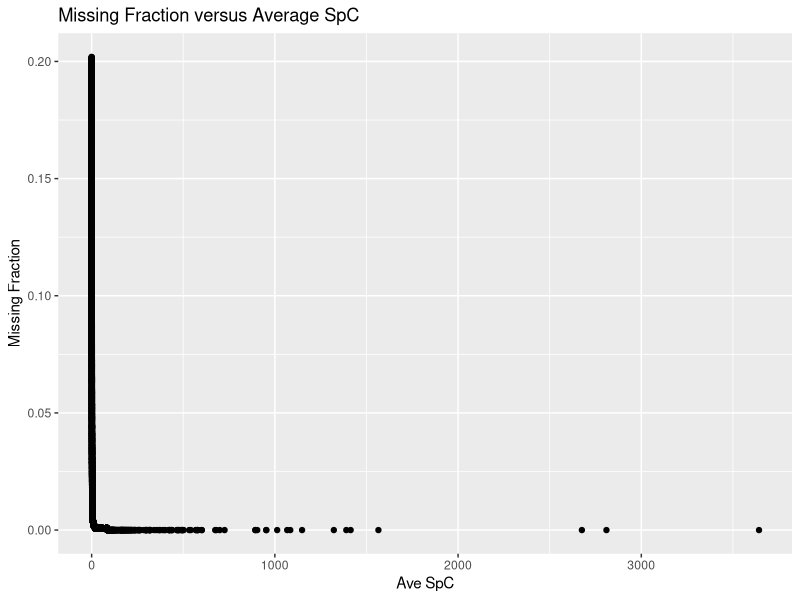
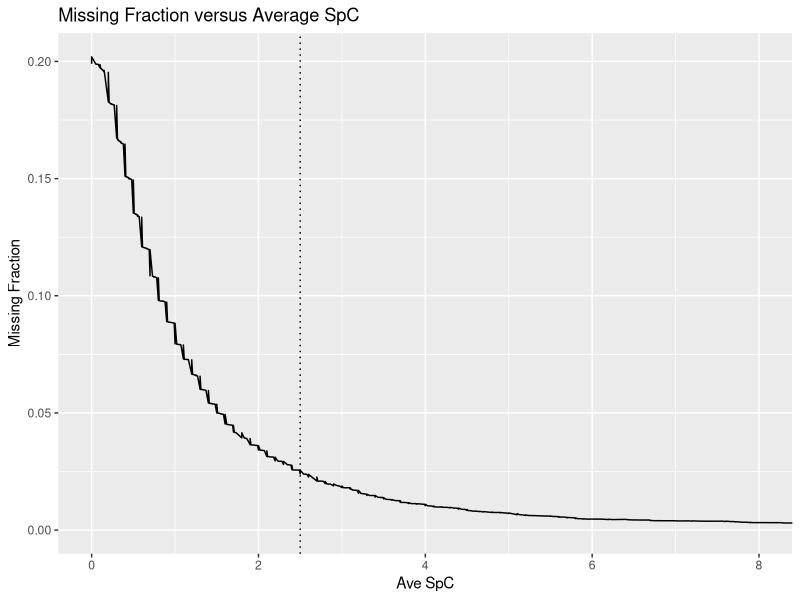
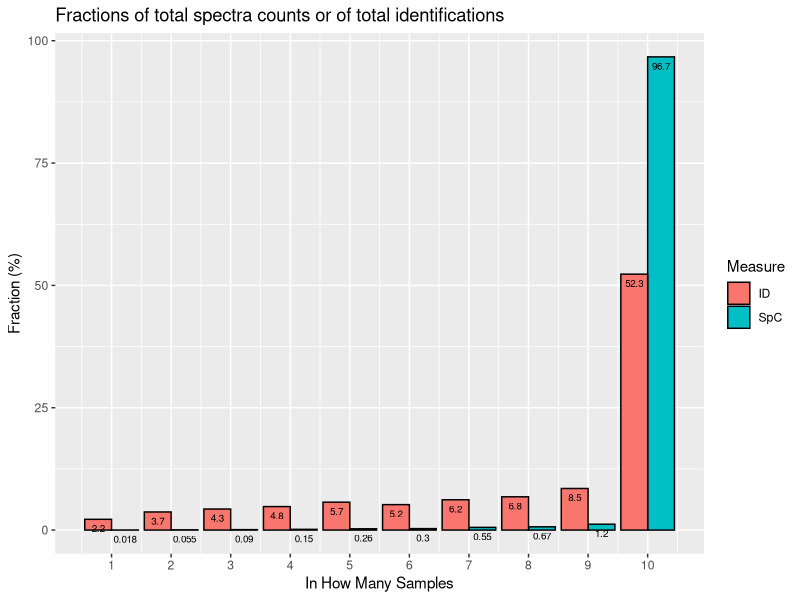
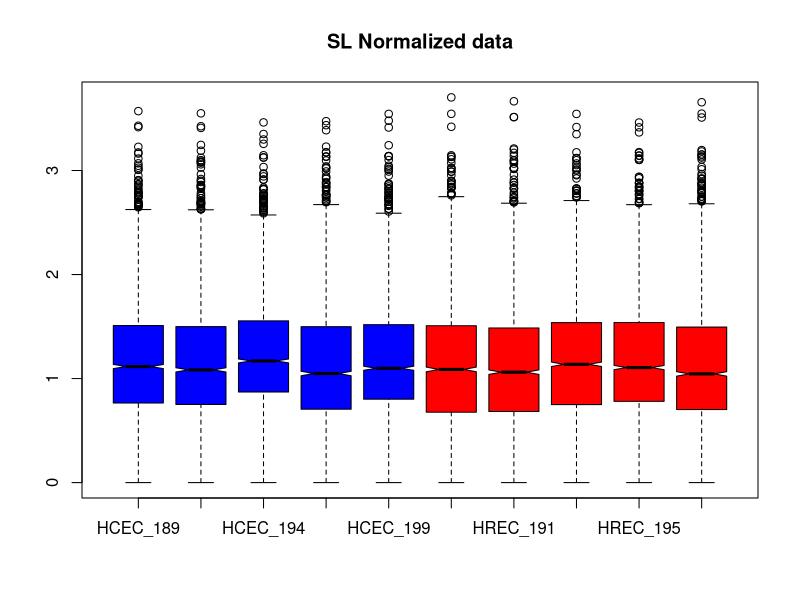
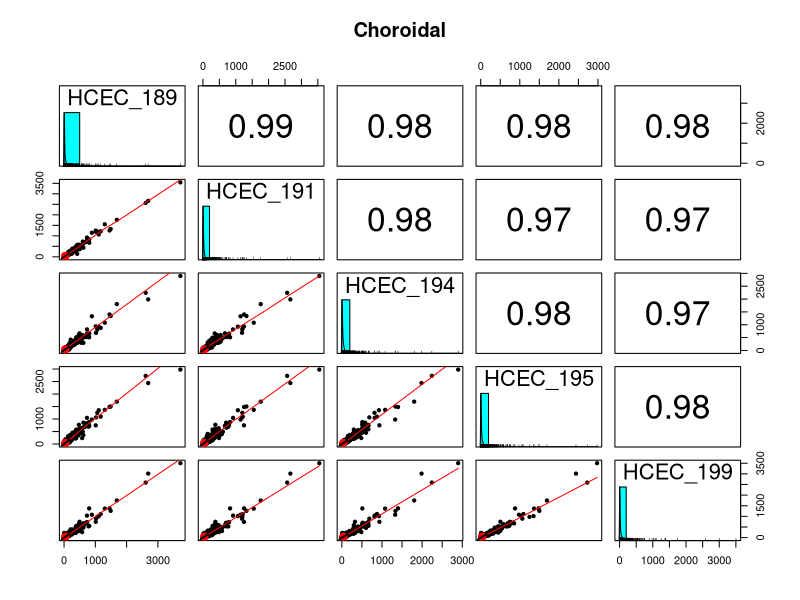
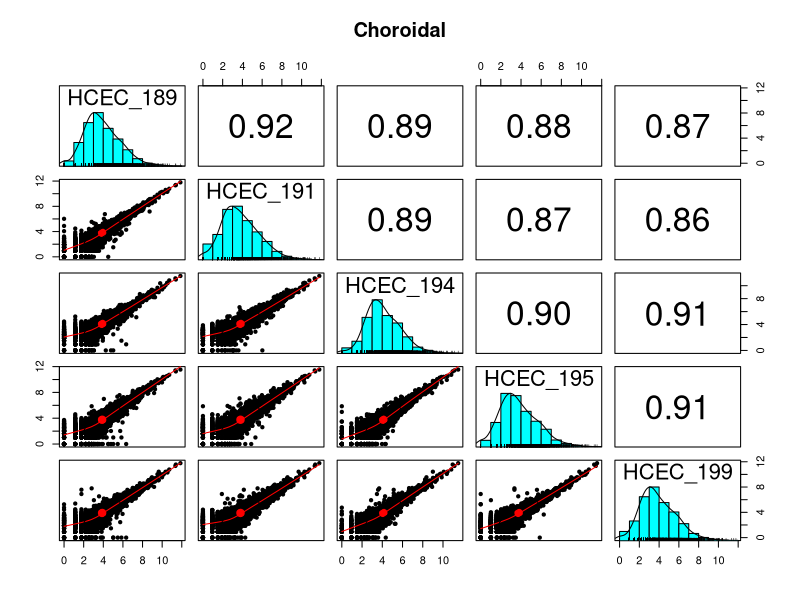
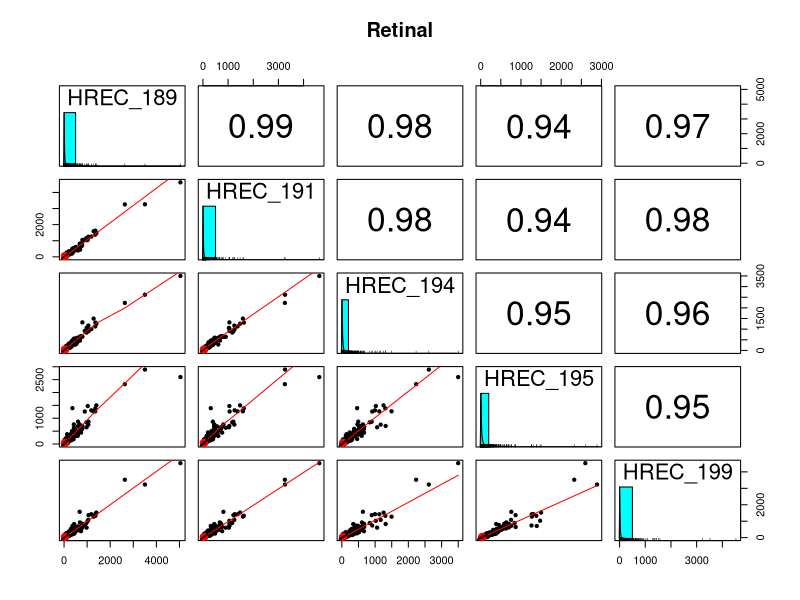
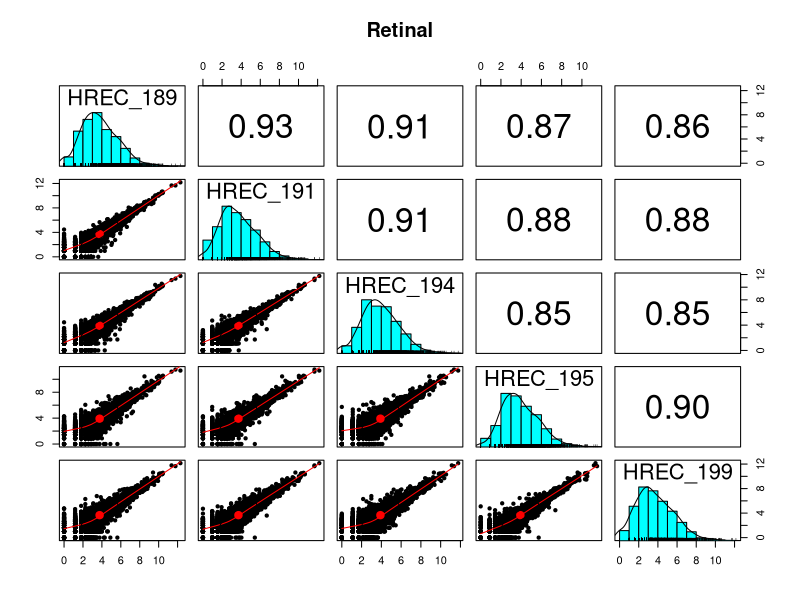

Here is the R script that generated these plots, in order:

library("tidyverse")
library("edgeR")
library("limma")
library("psych")
library("gridExtra")
library("stringr")
library("scales")

# read in the data
temp <- read_tsv("ave_missing.txt")

# make a basic plot
ggplot(temp, aes(x = Ave, y = FracMissing)) +
  geom_point() +
  ggtitle("Missing Fraction versus Average SpC") + 
  labs(x = "Ave SpC", y = "Missing Fraction")

# expanded x-axis plot
ggplot(temp, aes(x = Ave, y = FracMissing)) +
  geom_line() + 
  coord_cartesian(xlim = c(0, 8)) +
  ggtitle("Missing Fraction versus Average SpC") + 
  labs( x = "Ave SpC", y = "Missing Fraction") + 
  geom_vline(xintercept = 2.5, linetype = "dotted")

# read in the prepped data
paw_spc <- read_tsv("edgeR_input.txt")

# save accessions in vector and remove from data table
accession <- paw_spc$Accession
paw_spc <- select(paw_spc, -Accession)
head(paw_spc)
nrow(paw_spc)

# read in short table
freq <- read_tsv("Fractions_SpC_ID.txt")

# make a bar plot to summarize the data
ggplot(freq, aes(InHowMany, Fraction, fill = Measure)) +
  geom_bar(stat = "identity", color = "black", position = position_dodge()) +
  geom_text(aes(label = Fraction), vjust = 1.6, color = "black",
            position = position_dodge(0.9), size = 2.5) +
  scale_x_continuous( breaks = 1:10) +
  ggtitle("Fractions of total spectra counts or of total identifications") +
  xlab("In How Many Samples") + ylab("Fraction (%)")

# function for simple normalization
SL_Norm <- function(df, color = NULL, plot = TRUE) {
    # This makes each channel sum to the average grand total
        # df - data frame of TMT intensities
        # returns a new data frame with normalized values
    
    # compute scaling factors to make colsums match the average sum
    norm_facs <- mean(c(colSums(df))) / colSums(df)
    cat("SL Factors:\n", sprintf("%-5s -> %f\n", colnames(df), norm_facs))
    df_sl  <- sweep(df, 2, norm_facs, FUN = "*")
    
    # visualize results and return data frame
    if(plot == TRUE) {
        boxplot(log10(df_sl + 1), col = color, notch = TRUE, main = "SL Normalized data")
    }
    df_sl
}

# normalize the data before plotting
color <- c(rep('blue', 5), rep('red', 5))
paw_sl <- SL_Norm(paw_spc, color)

# shortcuts for the cell types
C <- 1:5
R <- 6:10

pairs.panels(paw_sl[C], main = "Choroidal")
pairs.panels(log2(paw_sl[C]+1), main = "Choroidal")
pairs.panels(paw_sl[R], main = "Retinal")
pairs.panels(log2(paw_sl[R]+1), main = "Retinal")

# load the data into edgeR data structures
# group labels need to be factors
y <- DGEList(counts = paw_spc, genes = accession)

# run the TMM normalization (and library size corrections)
y <- calcNormFactors(y)

apply_tmm_factors <- function(y, color = NULL, plot = TRUE) {
    # computes the tmm normalized data from the DGEList object
        # y - DGEList object
        # returns a dataframe with normalized intensities
    
    # compute grand total (library size) scalings
    lib_facs <- mean(y$samples$lib.size) / y$samples$lib.size

    # the TMM factors are library adjustment factors (so divide by them)
    norm_facs <- lib_facs / y$samples$norm.factors
    cat("Overall Factors (lib.size+TMM):\n", sprintf("%-5s -> %f\n", 
                                                     colnames(y$counts), norm_facs))

    # compute the normalized data as a new data frame
    df_tmm <- as.data.frame(sweep(y$counts, 2, norm_facs, FUN = "*"))
    colnames(df_tmm) <- str_c(colnames(y$counts), "_tmm")
    
    # visualize results and return data frame
    if(plot == TRUE) {
        boxplot(log10(df_tmm + 1), col = color, notch = TRUE, main = "TMM Normalized data")
    }
    df_tmm
}

paw_spc_tmm <- apply_tmm_factors(y, color)

# check clustering
plotMDS(y, col = color, main = "Retina vs Choroid")

CV <- function(df) {
    # Computes CVs of data frame rows
        # df - data frame, 
        # returns vector of CVs (%)
    ave <- rowMeans(df)    # compute averages
    sd <- apply(df, 1, sd) # compute standard deviations
    cv <- 100 * sd / ave   # compute CVs in percent (last thing gets returned)
}

labeled_boxplot <- function(df, ylim, title) {
    # Makes a box plot with the median value labeled
        # df - data frame with data to compute CVs of
        # ylim - upper limit for y-axis
        # title - plot title
    cv = CV(df)
    boxplot(cv, ylim = c(0, ylim), notch = TRUE, main = title)
    text(x = 0.65, y = boxplot.stats(cv)$stats[3], 
         labels = round(boxplot.stats(cv)$stats[3], 1))
}

# see what effect TMM had on CV distributions
par(mfrow = c(2, 2))
labeled_boxplot(paw_spc[C], 150, "Choroid before")
labeled_boxplot(paw_spc[R], 150, "Retina before")
labeled_boxplot(paw_spc_tmm[C], 150, "Choroid after")
labeled_boxplot(paw_spc_tmm[R], 150, "Retina after")
par(mfrow = c(1, 1))

group <- factor(c(rep("C", 5), rep("R", 5)))
yy <-  DGEList(counts = paw_spc, group = group, genes = accession)
yy <- calcNormFactors(yy)
yy <- estimateDisp(yy)
et <- exactTest(yy)
topTags(et)$table
summary(decideTests(et, p.value = 0.10))

# create the experimental design matrix
donor <- factor(rep(c(189, 191, 194, 195, 199), 2))
cell <- factor(c(rep("C", 5), rep("R", 5)))

# Example 4.1 in edgeR user's guide
design <- model.matrix(~donor+cell)
rownames(design) <- colnames(y)
design

# extimate the dispersion parameters and check
y <- estimateDisp(y, design, robust = TRUE)
y$common.dispersion
plotBCV(y, main = "Variance Trends")

# fit statistical models (design matrix already in y$design)
fit <- glmQLFit(y, design, robust = TRUE)
plotQLDisp(fit)

# if we do not specify a contrast, the default is the last column
# of the design matrix - a C versus R comparison
paired <- glmQLFTest(fit) # default comparison

# check test results
topTags(paired)$table
tt <- topTags(paired, n = Inf, sort.by = "none")$table
summary(decideTests(paired, p.value = 0.10))

collect_results <- function(df, tt, x, xlab, y, ylab) {
    # Computes new columns and extracts some columns to make results frame
        # df - data in data.frame
        # tt - top tags from edgeR test
        # x - columns for first condition
        # xlab - label for x
        # y - columns for second condition
        # ylab - label for y
        # returns a new dataframe
    
    # condition average vectors
    ave_x <- rowMeans(df[x])
    ave_y <- rowMeans(df[y])
    
    # FC, direction, candidates
    fc <- ifelse(ave_y > ave_x, (ave_y / ave_x), (-1 * ave_x / ave_y))
    direction <- ifelse(ave_y > ave_x, "up", "down")
    candidate <- cut(tt$FDR, breaks = c(-Inf, 0.01, 0.05, 0.10, 1.0), 
                     labels = c("high", "med", "low", "no"))
    
    # make data frame
    temp <- cbind(df[c(x, y)], data.frame(logFC = tt$logFC, FC = fc, 
                                          PValue = tt$PValue, FDR = tt$FDR, 
                                          ave_x = ave_x, ave_y = ave_y, 
                                          direction = direction, candidate = candidate, 
                                          Acc = tt$genes)) 
    
    # fix column headers for averages
    names(temp)[names(temp) %in% c("ave_x", "ave_y")]  <- str_c("ave_", c(xlab, ylab))    
    
    temp # return the data frame
}

# get the results summary
results <- collect_results(paw_spc_tmm, tt, C, "choroid", R, "retina")

pvalue_plots <- function(results, ylim, title) {
    # Makes p-value distribution plots
        # results - results data frame
        # ylim - ymax for expanded view
        # title - plot title
    p_plot <- ggplot(results, aes(PValue)) + 
        geom_histogram(bins = 100, fill = "white", color = "black") +
        geom_hline(yintercept = mean(hist(results$PValue, breaks = 100, 
                                     plot = FALSE)$counts[26:100]))

    # we will need an expanded plot
    p1 <- p_plot + ggtitle(str_c(title, " p-value distribution"))
    p2 <- p_plot + coord_cartesian(xlim = c(0, 1.0), ylim = c(0, ylim)) + ggtitle("p-values expanded")
    grid.arrange(p1, p2, nrow = 2) # from gridExtra package
}

# check the p-value distribution
pvalue_plots(results, 100, "Retina vs Choroid - SpC")

log2FC_plots <- function(results, range, title) {
    # Makes faceted log2FC plots by candidate
        # results - results data frame
        # range - plus/minus log2 x-axis limits
        # title - plot title
    ggplot(results, aes(x = logFC, fill = candidate)) +
        geom_histogram(binwidth=0.1, color = "black") +
        facet_wrap(~candidate) +
        ggtitle(title) + 
        coord_cartesian(xlim = c(-range, range))
}

# make log2FC plots
log2FC_plots(results, 4, "Faceted log2FC")

# see how many candidates are in each category
results %>% count(candidate)

transform <- function(results, x, y) {
    # Make data frame with some transformed columns
        # results - results data frame
        # x - columns for x condition
        # y - columns for y condition
        # return new data frame
    df <- data.frame(log10((results[x] + results[y])/2), 
                     log2(results[y] / results[x]), 
                     results$candidate,
                     -log10(results$FDR))
    colnames(df) <- c("A", "M", "candidate", "P")
    
    df # return the data frame
}

MA_plots <- function(results, x, y, title) {
    # makes MA-plot DE candidate ggplots
        # results - data frame with edgeR results and some condition average columns
        # x - string for x-axis column
        # y - string for y-axis column
        # title - title string to use in plots
        # returns a list of plots 
    
    # uses transformed data
    temp <- transform(results, x, y)
    
    # 2-fold change lines
    ma_lines <- list(geom_hline(yintercept = 0.0, color = "black"),
                     geom_hline(yintercept = 1.0, color = "black", linetype = "dotted"),
                     geom_hline(yintercept = -1.0, color = "black", linetype = "dotted"))

    # make main MA plot
    ma <- ggplot(temp, aes(x = A, y = M)) +
        geom_point(aes(color = candidate, shape = candidate)) +
        scale_y_continuous(paste0("logFC (", y, "/", x, ")")) +
        scale_x_continuous("Ave_intensity") +
        ggtitle(title) + 
        ma_lines
    
    # make separate MA plots
    ma_facet <- ggplot(temp, aes(x = A, y = M)) +
        geom_point(aes(color = candidate, shape = candidate)) +
        scale_y_continuous(paste0("log2 FC (", y, "/", x, ")")) +
        scale_x_continuous("log10 Ave_intensity") +
        ma_lines +
        facet_wrap(~ candidate) +
        ggtitle(str_c(title, " (separated)"))

    # make the plots visible
    print(ma)
    print(ma_facet)
}    

# make MA plots
MA_plots(results, "ave_choroid", "ave_retina", "Choroid vs Retina")

scatter_plots <- function(results, x, y, title) {
    # makes scatter-plot DE candidate ggplots
        # results - data frame with edgeR results and some condition average columns
        # x - string for x-axis column
        # y - string for y-axis column
        # title - title string to use in plots
        # returns a list of plots
    
    # 2-fold change lines
    scatter_lines <- list(geom_abline(intercept = 0.0, slope = 1.0, color = "black"),
                          geom_abline(intercept = 0.301, slope = 1.0, color = "black", linetype = "dotted"),
                          geom_abline(intercept = -0.301, slope = 1.0, color = "black", linetype = "dotted"),
                          scale_y_log10(),
                          scale_x_log10())

    # make main scatter plot
    scatter <- ggplot(results, aes_string(x, y)) +
        geom_point(aes(color = candidate, shape = candidate)) +
        ggtitle(title) + 
        scatter_lines

    # make separate scatter plots
    scatter_facet <- ggplot(results, aes_string(x, y)) +
        geom_point(aes(color = candidate, shape = candidate)) +
        scatter_lines +
        facet_wrap(~ candidate) +
        ggtitle(str_c(title, " (separated)")) 

    # make the plots visible
    print(scatter)
    print(scatter_facet)
}

# make scatter plots
scatter_plots(results, "ave_choroid", "ave_retina", "Choroid vs Retina")

volcano_plot <- function(results, x, y, title) {
    # makes a volcano plot
        # results - a data frame with edgeR results
        # x - string for the x-axis column
        # y - string for y-axis column
        # title - plot title string
    
    # uses transformed data
    temp <- transform(results, x, y)
    
    # build the plot
    ggplot(temp, aes(x = M, y = P)) +
        geom_point(aes(color = candidate, shape = candidate)) +
        xlab("log2 FC") +
        ylab("-log10 FDR") +
        ggtitle(str_c(title, " Volcano Plot"))
}

# make a volcano plot
volcano_plot(results, "ave_choroid", "ave_retina", "Choroid vs Retina")

# ============== individual protein expression plots ===========================

# function to extract the identifier part of the accesssion
get_identifier <- function(accession) {
    identifier <- str_split(accession, "\\|", simplify = TRUE)
    identifier[,3]
}

set_plot_dimensions <- function(width_choice, height_choice) {
    options(repr.plot.width=width_choice, repr.plot.height=height_choice)
}

plot_candidates <- function(results, nleft, nright, show_these = c("high", "med", "low")) {
    # results should have data first, then test results (two condition summary table)
    # nleft, nright are number of data points in each condition
    # top_tags is number of up and number of down top DE candidates to plot
    
    # get desired candidates
    proteins <- proteins %>% 
        filter(candidate %in% show_these) %>% arrange(candidate)
        
    color = c(rep("red", nleft), rep("blue", nright))
    for (row_num in 1:nrow(proteins)) {
        row <- proteins[row_num, ]
        vec <- as.vector(unlist(row[1:(nleft + nright)]))
        names(vec) <- colnames(row[1:(nleft + nright)])
        title <- str_c(get_identifier(row$Acc), ", int: ", scientific(mean(vec), 2), 
                       ", p-val: ", scientific(row$FDR, digits = 3), ", ", row$candidate)
        barplot(vec, col = color, main = title)
    } 
}

plot_top_tags <- function(results, nleft, nright, top_tags) {
    # results should have data first, then test results (two condition summary table)
    # nleft, nright are number of data points in each condition
    # top_tags is number of up and number of down top DE candidates to plot
    # get top ipregulated
    up <- results %>% 
        filter(logFC >= 0) %>%
        arrange(FDR)
    up <- up[1:top_tags, ]
    
    # get top down regulated
    down <- results %>% 
        filter(logFC < 0) %>%
        arrange(FDR)
    down <- down[1:top_tags, ]
    
    # pack them
    proteins <- rbind(up, down)
        
    color = c(rep("red", nleft), rep("blue", nright))
    for (row_num in 1:nrow(proteins)) {
        row <- proteins[row_num, ]
        vec <- as.vector(unlist(row[1:(nleft + nright)]))
        names(vec) <- colnames(row[1:(nleft + nright)])
        title <- str_c(get_identifier(row$Acc), ", int: ", scientific(mean(vec), 2), 
                       ", p-val: ", scientific(row$FDR, digits = 3), 
                       ", FC: ", round(row$FC, digits = 1))
        barplot(vec, col = color, main = title)
    }    
}
# plot the top 25 up and 20 down proteins
set_plot_dimensions(6, 3.5)
plot_top_tags(results, 5, 5, 25)
set_plot_dimensions(7, 7)

# write results
write.table(results, "edgeR_results.txt", sep = "\t", row.names = FALSE, na = " ")

# log the session
sessionInfo()
